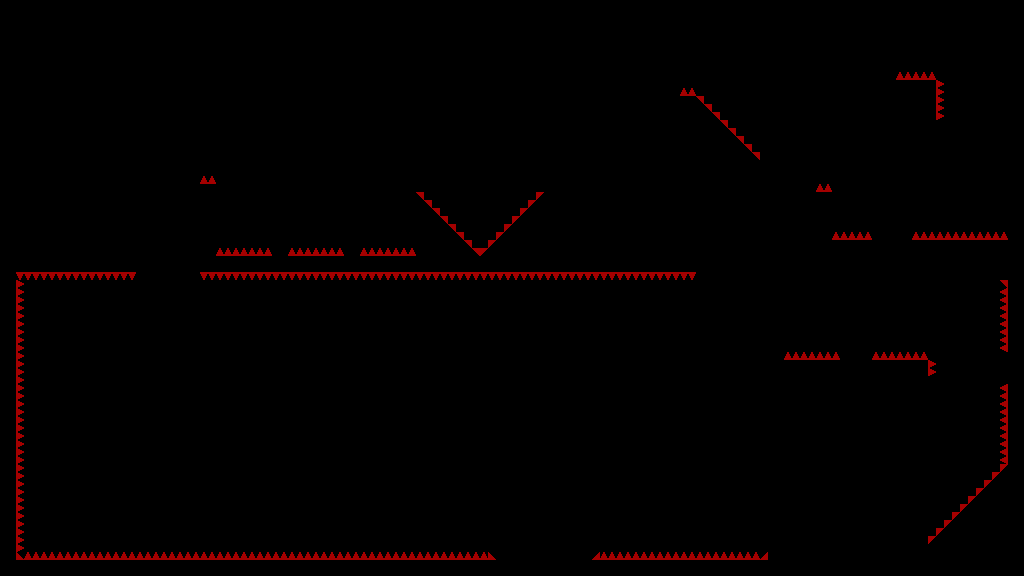

The image is a tile-based game level rendered from a .tmx file. Its description and source (layers, tilesets, objects; grid data summarised) follow:
An orthogonal 128x72 tile map with 8x8 px tiles, 1 tile layer (T_Spikes) and 99 objects.

<map version="1.4" tiledversion="1.4.3" orientation="orthogonal" renderorder="right-down" width="128" height="72" tilewidth="8" tileheight="8" infinite="0" nextlayerid="8" nextobjectid="1403">
 <tileset firstgid="1" source="../../../Sprites/Tiles/DEV/flat/T_spr_nv_flat_0.tsx" />
 <layer id="1" name="T_Spikes" width="128" height="72">
  <data>[9216 cells, 316 non-empty, 2 distinct tile ids]</data>
 </layer>
 <objectgroup id="2" name="C_Solid">
  <object id="1274" x="0" y="0" width="136" height="272" />
  <object id="1275" x="200" y="184" width="16" height="72" />
  <object id="1276" x="416" y="192">
   <polygon points="0,0 64,64 0,64" />
  </object>
  <object id="1277" x="480" y="256">
   <polygon points="0,0 64,-64 64,0" />
  </object>
  <object id="1278" x="200" y="256" width="344" height="16" />
  <object id="1279" x="136" y="0" width="248" height="80" />
  <object id="1283" x="448" y="0" width="576" height="16" />
  <object id="1284" x="544" y="88" width="80" height="184" />
  <object id="1285" x="0" y="560" width="1024" height="16" />
  <object id="1286" x="0" y="272" width="16" height="288" />
  <object id="1289" x="252" y="344" width="56" height="56" />
  <object id="1290" x="252" y="488" width="56" height="56" />
  <object id="1291" x="488" y="432" width="112" height="24" />
  <object id="1292" x="624" y="16" width="16" height="256" />
  <object id="1293" x="696" y="96">
   <polygon points="0,0 64,64 0,64" />
  </object>
  <object id="1294" x="640" y="96" width="56" height="176" />
  <object id="1295" x="384" y="0" width="64" height="120" />
  <object id="1296" x="464" y="200">
   <polygon points="0,0 32,0 16,16" />
  </object>
  <object id="1297" x="272" y="224" width="16" height="32" />
  <object id="1298" x="344" y="208" width="16" height="48" />
  <object id="1299" x="816" y="192" width="16" height="80" />
  <object id="1300" x="720" y="488">
   <polygon points="0,0 48,0 48,48" />
  </object>
  <object id="1301" x="696" y="344">
   <polygon points="0,0 72,0 72,72" />
  </object>
  <object id="1302" x="696" y="272">
   <polygon points="0,0 0,-40 40,-40" />
  </object>
  <object id="1304" x="816" y="16" width="16" height="80" />
  <object id="1305" x="872" y="224" width="40" height="16" />
  <object id="1306" x="896" y="80" width="40" height="40" />
  <object id="1308" x="1008" y="16" width="16" height="544" />
  <object id="1310" x="840" y="344" width="32" height="32" />
  <object id="1312" x="768" y="344" width="16" height="216" />
  <object id="1321" x="784" y="544" width="224" height="16" />
  <object id="1325" x="784" y="360" width="56" height="16" />
  <object id="1326" x="872" y="360" width="56" height="16" />
  <object id="1329" x="832" y="240" width="176" height="32" />
  <object id="1334" x="784" y="536">
   <polygon points="0,0 8,8 0,8" />
  </object>
  <object id="1335" x="992" y="272">
   <polygon points="0,0 8,0 8,8" />
  </object>
  <object id="1336" x="1000" y="16">
   <polygon points="0,0 8,0 8,8" />
  </object>
  <object id="1337" x="832" y="16">
   <polygon points="0,0 8,0 0,8" />
  </object>
  <object id="1338" x="808" y="16">
   <polygon points="0,0 8,0 8,8" />
  </object>
  <object id="1339" x="640" y="16">
   <polygon points="0,0 8,0 0,8" />
  </object>
  <object id="1340" x="616" y="16">
   <polygon points="0,0 8,0 8,8" />
  </object>
  <object id="1341" x="448" y="16">
   <polygon points="0,0 8,0 0,8" />
  </object>
  <object id="1342" x="784" y="416">
   <polygon points="0,0 0,-40 40,-40 0,0" />
  </object>
  <object id="1345" x="1000" y="352" width="8" height="32" />
  <object id="1346" x="1000" y="272" width="8" height="8" />
  <object id="1347" x="1008" y="464">
   <polygon points="0,0 -80,80 0,80" />
  </object>
  <object id="1348" x="640" y="88" width="40" height="8" />
  <object id="1350" x="32" y="488" width="56" height="56" />
  <object id="1351" x="136" y="120">
   <polygon points="0,0 0,-40 40,-40" />
  </object>
  <object id="1352" x="384" y="120">
   <polygon points="0,0 0,-40 -40,-40" />
  </object>
  <object id="1354" x="480" y="328" width="128" height="24" />
  <object id="1357" x="496" y="536" width="96" height="24" />
  <object id="1368" x="608" y="328">
   <polygon points="0,0 24,0 0,24" />
  </object>
  <object id="1369" x="456" y="328">
   <polygon points="0,0 24,0 24,24" />
  </object>
  <object id="1371" x="464" y="432">
   <polygon points="0,0 24,0 24,24" />
  </object>
  <object id="1372" x="600" y="432">
   <polygon points="0,0 24,0 0,24" />
  </object>
  <object id="1373" x="592" y="536">
   <polygon points="0,0 24,0 0,24" />
  </object>
  <object id="1374" x="472" y="536">
   <polygon points="0,0 24,0 24,24" />
  </object>
 </objectgroup>
 <objectgroup id="3" name="C_Balls">
  <object id="1322" x="712" y="216" width="8" height="8" />
  <object id="1323" x="712" y="328" width="8" height="8" />
  <object id="1331" x="848" y="448" width="8" height="8" />
  <object id="1355" x="540" y="416" width="8" height="8" />
  <object id="1362" x="56" y="440" width="8" height="8" />
  <object id="1364" x="276" y="296" width="8" height="8" />
  <object id="1366" x="276" y="440" width="8" height="8" />
 </objectgroup>
 <objectgroup id="4" name="C_Orbs">
  <object id="1314" x="740" y="472" width="8" height="8" />
  <object id="1327" x="888" y="528" width="8" height="8" />
  <object id="1328" x="912" y="40" width="8" height="8" />
  <object id="1332" x="56" y="472" width="8" height="8" />
  <object id="1356" x="540" y="312" width="8" height="8" />
  <object id="1358" x="540" y="520" width="8" height="8" />
  <object id="1363" x="276" y="328" width="8" height="8" />
  <object id="1365" x="276" y="472" width="8" height="8" />
  <object id="1376" x="576" y="416" width="8" height="8" />
  <object id="1377" x="504" y="416" width="8" height="8" />
 </objectgroup>
 <objectgroup id="7" name="C_Spikes">
  <object id="1379" x="896" y="72" width="40" height="8" />
  <object id="1380" x="936" y="80" width="8" height="38" />
  <object id="1381" x="832" y="232" width="40" height="8" />
  <object id="1382" x="912" y="232" width="96" height="8" />
  <object id="1383" x="816" y="184" width="16" height="8" />
  <object id="1384" x="928" y="360" width="8" height="16" />
  <object id="1385" x="872" y="352" width="56" height="8" />
  <object id="1386" x="784" y="352" width="56" height="8" />
  <object id="1387" x="1000" y="280" width="8" height="72" />
  <object id="1388" x="1000" y="384" width="8" height="80" />
  <object id="1389" x="200" y="272" width="494" height="6" />
  <object id="1390" x="16" y="272" width="120" height="8" />
  <object id="1391" x="16" y="552" width="480" height="8" />
  <object id="1392" x="592" y="552" width="176" height="8" />
  <object id="1393" x="930" y="542">
   <polygon points="0,0 0,-6 72,-78 78,-78" />
  </object>
  <object id="1394" x="360" y="248" width="56" height="8" />
  <object id="1395" x="288" y="248" width="56" height="8" />
  <object id="1396" x="216" y="248" width="56" height="8" />
  <object id="1397" x="204" y="178" width="8" height="6" />
  <object id="1398" x="16" y="280" width="8" height="272" />
  <object id="1399" x="680" y="90" width="16" height="6" />
  <object id="1400" x="696" y="96">
   <polygon points="0,0 8,0 64,56 64,64" />
  </object>
  <object id="1401" x="416" y="192">
   <polygon points="0,0 8,0 64,56 64,64" />
  </object>
  <object id="1402" x="536" y="192">
   <polygon points="0,0 8,0 -56,64 -56,56" />
  </object>
 </objectgroup>
</map>
